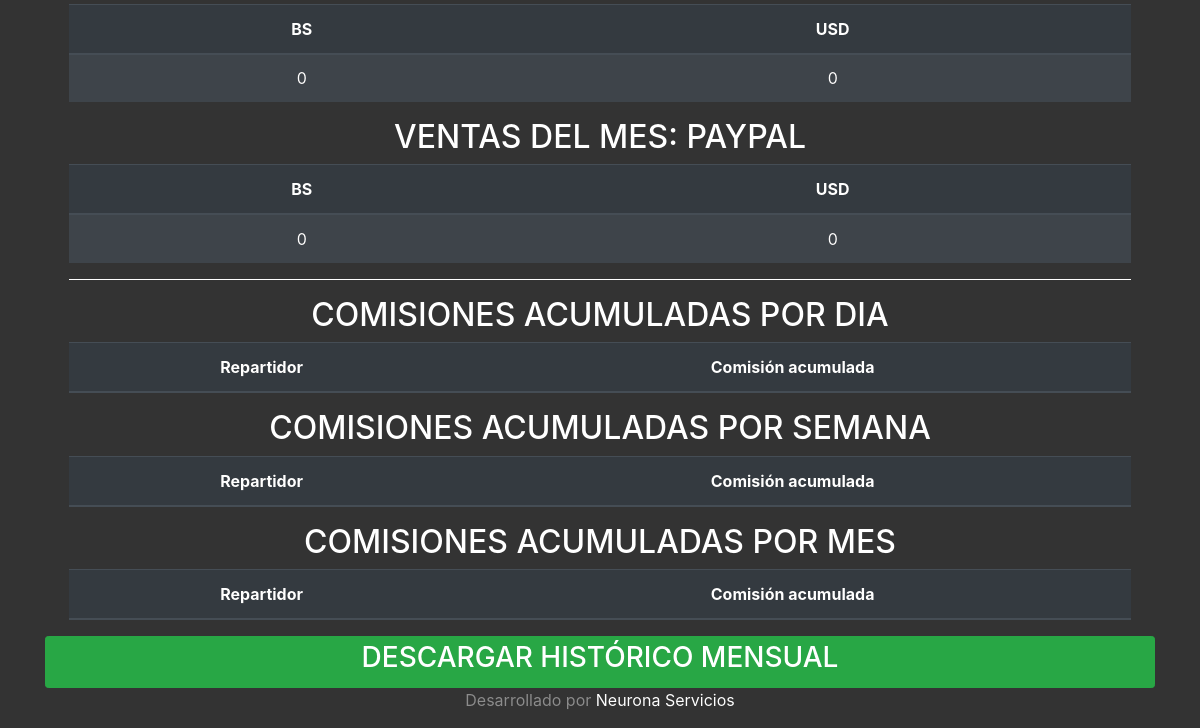
Page /contabilidad.php (lower part) on the earlier database version.
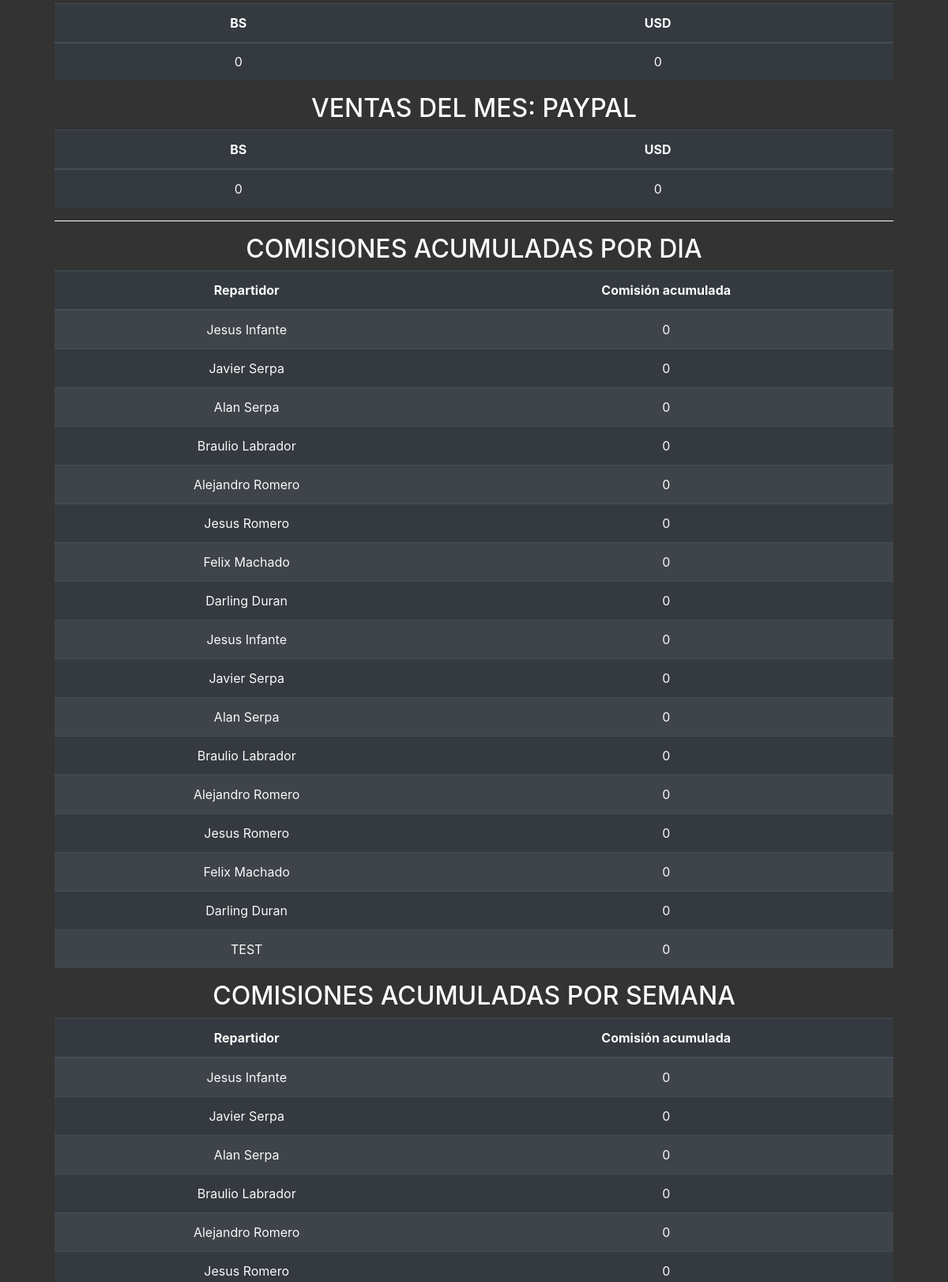
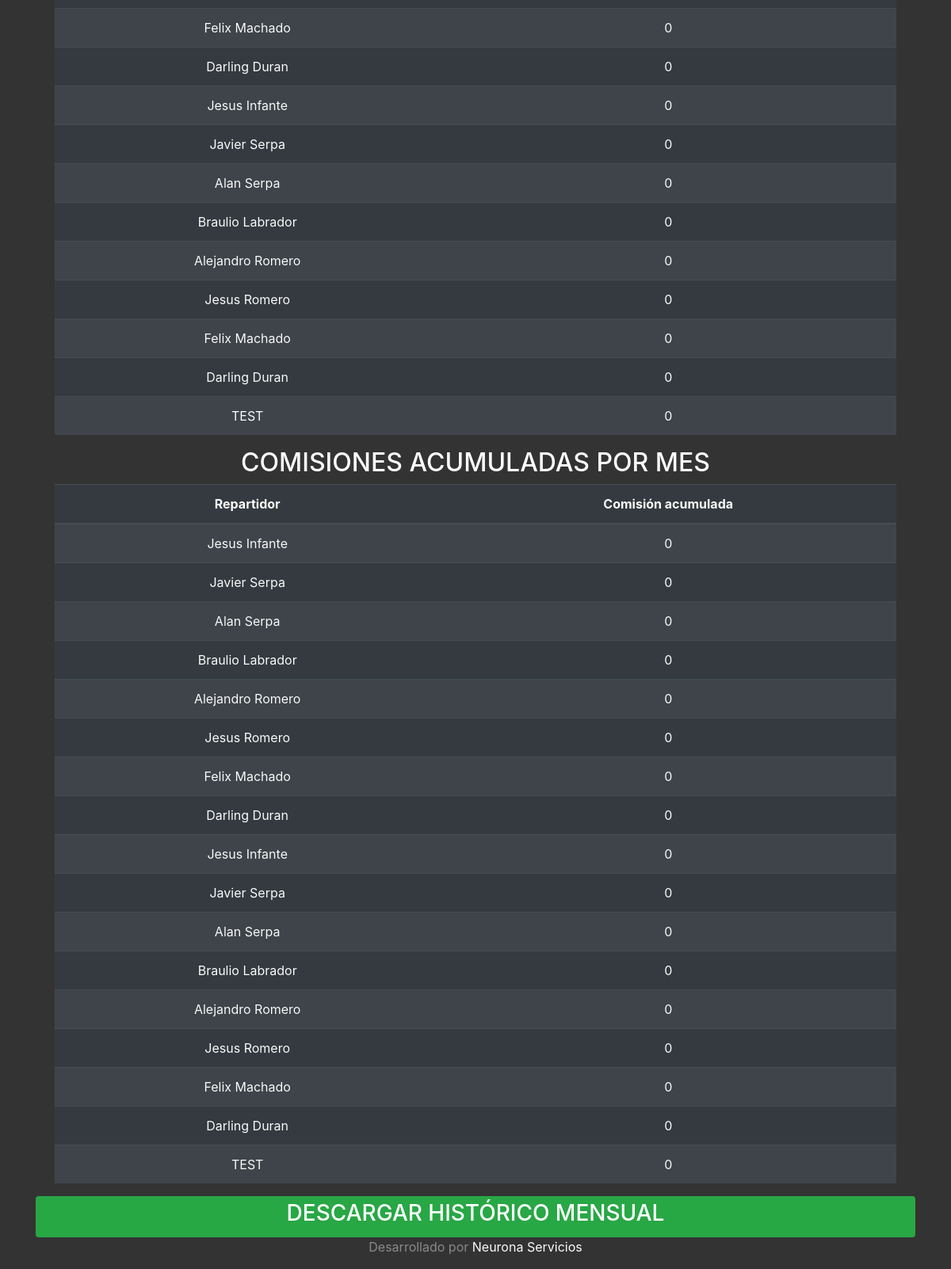
Same page on the later database version (2 pictures, top to bottom).
### tables this page shows
CREATE TABLE `repartidores` (
  `nombre` varchar(100) NOT NULL,
  `telefono` varchar(50) NOT NULL,
  `id` int(11) NOT NULL
);

### contabilidad.php (the view, shortened to what this page needs)
<?php
include('delivery.php');
$cons = "SELECT * FROM repartidores";
$obtener = $conex->query($cons);
?>
<!doctype html>
<html lang="es">
<head>
  <link rel="stylesheet" href="https://cdn.jsdelivr.net/npm/bootstrap@4.5.3/dist/css/bootstrap.min.css">
  <link href="./estilos.css" rel="stylesheet">
</head>
<body class="text-center">
  <div class="container">
    <main role="main" class="inner cover">
      <br>
      <br>
      <table class="table table-dark table-striped table-hover">
        <thead>
          <tr>
            <th scope="col">BS</th>
            <th scope="col">USD</th>
          </tr>
        </thead>
        <?php
        $suma_diaria_bs = 0;
        $suma_diaria_usd = 0;
        ?>
        <?php foreach ($conex->query('SELECT * from compras') as $row) {
        ?>
        <?php
          echo '<tr scope="row">';
        }
        echo "<td>" . $suma_diaria_bs . "</td>";
        echo "<td>" . $suma_diaria_usd . "</td>";
        echo '</tr>';
        ?>
      </table>
      <table class="table table-dark table-striped table-hover">
        <h2>VENTAS DEL MES: PAYPAL</h2>
        <thead>
          <tr>
            <th scope="col">BS</th>
            <th scope="col">USD</th>
          </tr>
        </thead>
        <?php
        $suma_diaria_bs = 0;
        $suma_diaria_usd = 0;
        ?>
        <?php foreach ($conex->query('SELECT * from compras') as $row) {
        ?>
        <?php
          echo '<tr scope="row">';
        }
        echo "<td>" . $suma_diaria_bs . "</td>";
        echo "<td>" . $suma_diaria_usd . "</td>";
        echo '</tr>';
        ?>
      </table>
      <hr style="border-color: white;">
      <table class="table table-dark table-striped table-hover">
        <h2>COMISIONES ACUMULADAS POR DIA</h2>
        <thead>
          <tr>
            <th scope="col">Repartidor</th>
            <th scope="col">Comisión acumulada</th>
          </tr>
        </thead>
        <?php
        foreach ($obtener as $repartidores) {
          echo '<tr scope="row">';
          $acumulado1 = 0;
          echo "<td>" . $repartidores['nombre'] . "</td>";
          echo "<td>" . $acumulado1 . "</td>";
          echo '</tr>';
        }
        ?>
      </table>
      <table class="table table-dark table-striped table-hover">
        <h2>COMISIONES ACUMULADAS POR SEMANA</h2>
        <thead>
          <tr>
            <th scope="col">Repartidor</th>
            <th scope="col">Comisión acumulada</th>
          </tr>
        </thead>
        <?php
        foreach ($obtener as $repartidores) {
          echo '<tr scope="row">';
          $acumulado1 = 0;
          echo "<td>" . $repartidores['nombre'] . "</td>";
          echo "<td>" . $acumulado1 . "</td>";
          echo '</tr>';
        }
        ?>
      </table>
      <table class="table table-dark table-striped table-hover">
        <h2>COMISIONES ACUMULADAS POR MES</h2>
        <thead>
          <tr>
            <th scope="col">Repartidor</th>
            <th scope="col">Comisión acumulada</th>
          </tr>
        </thead>
        <?php
        foreach ($obtener as $repartidores) {
          echo '<tr scope="row">';
          $acumulado1 = 0;
          echo "<td>" . $repartidores['nombre'] . "</td>";
          echo "<td>" . $acumulado1 . "</td>";
          echo '</tr>';
        }
        ?>
      </table>
    </main>
    <a href="./excel.php">
      <button type='button' class='btn btn-sm btn-success btn-block'>
        <h3>DESCARGAR HISTÓRICO MENSUAL</h3>
      </button>
    </a>
    <footer class="mastfoot mt-auto">
      <div class="inner">
        <p>Desarrollado por <a href="https://www.instagram.com/neurona.servicios">Neurona Servicios</a></p>
      </div>
    </footer>
  </div>
</body>
</html>

Differences in the rows shown:
added repartidores: nombre "Jesus Infante", acumulado1 "0"
added repartidores: nombre "Javier Serpa", acumulado1 "0"
added repartidores: nombre "Alan Serpa", acumulado1 "0"
added repartidores: nombre "Braulio Labrador", acumulado1 "0"
added repartidores: nombre "Alejandro Romero", acumulado1 "0"
added repartidores: nombre "Jesus Romero", acumulado1 "0"
added repartidores: nombre "Felix Machado", acumulado1 "0"
added repartidores: nombre "Darling Duran", acumulado1 "0"
added repartidores: nombre "Jesus Infante", acumulado1 "0"
added repartidores: nombre "Javier Serpa", acumulado1 "0"
added repartidores: nombre "Alan Serpa", acumulado1 "0"
added repartidores: nombre "Braulio Labrador", acumulado1 "0"
added repartidores: nombre "Alejandro Romero", acumulado1 "0"
added repartidores: nombre "Jesus Romero", acumulado1 "0"
added repartidores: nombre "Felix Machado", acumulado1 "0"
added repartidores: nombre "Darling Duran", acumulado1 "0"
added repartidores: nombre "TEST", acumulado1 "0"
